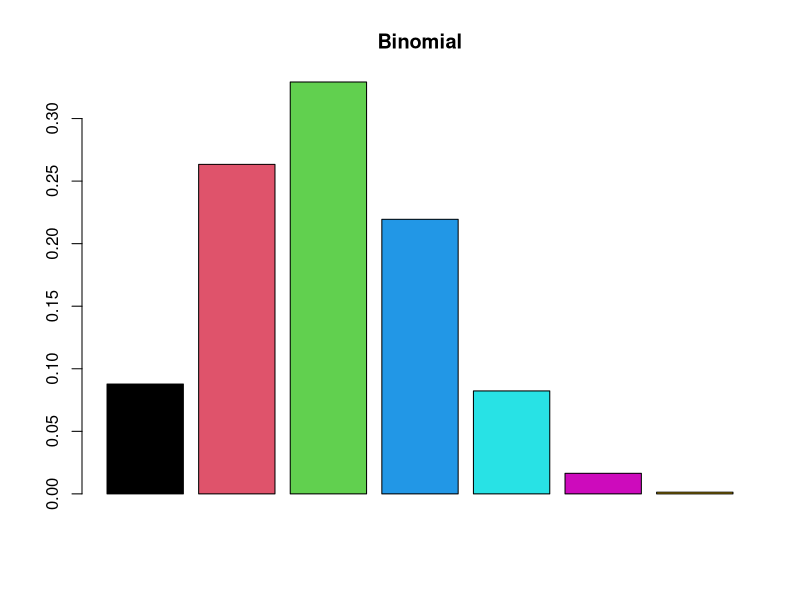
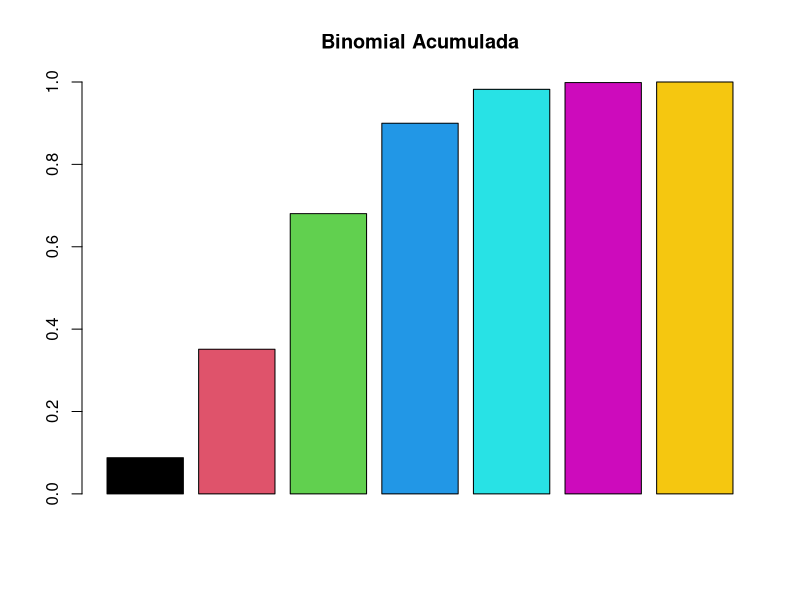
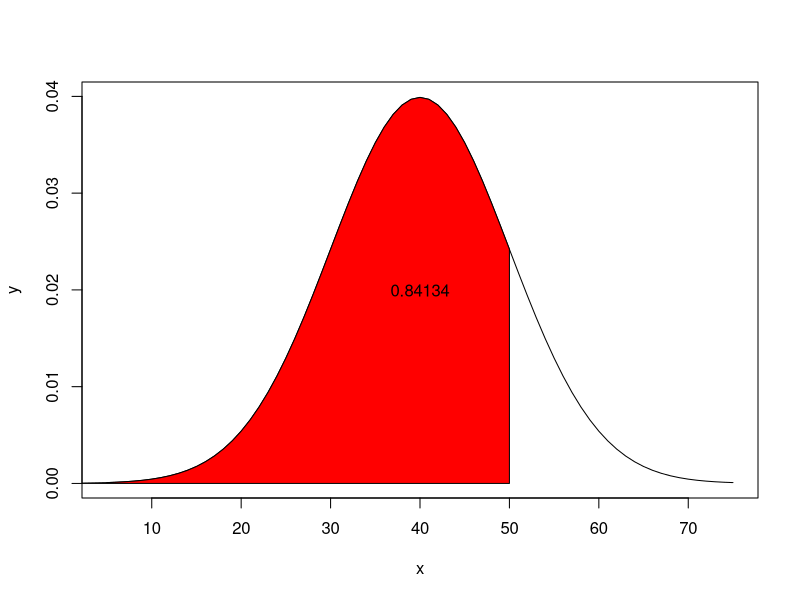
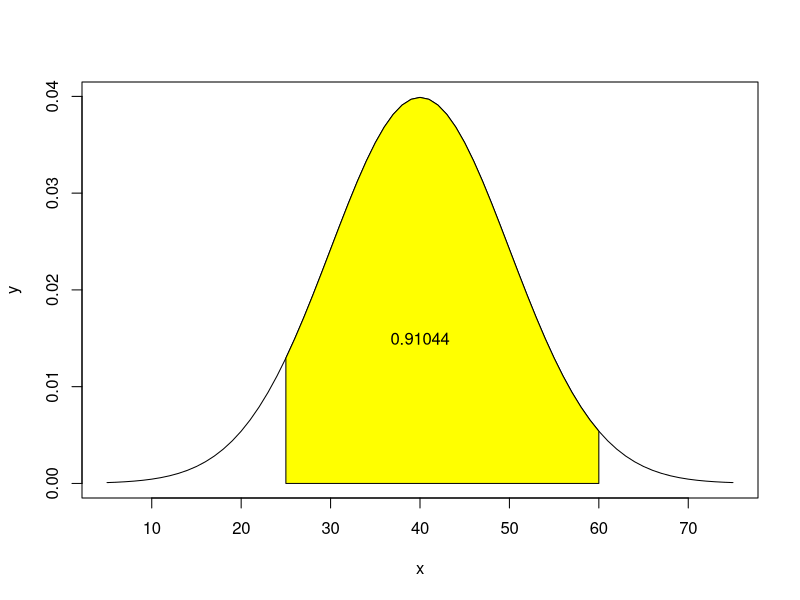
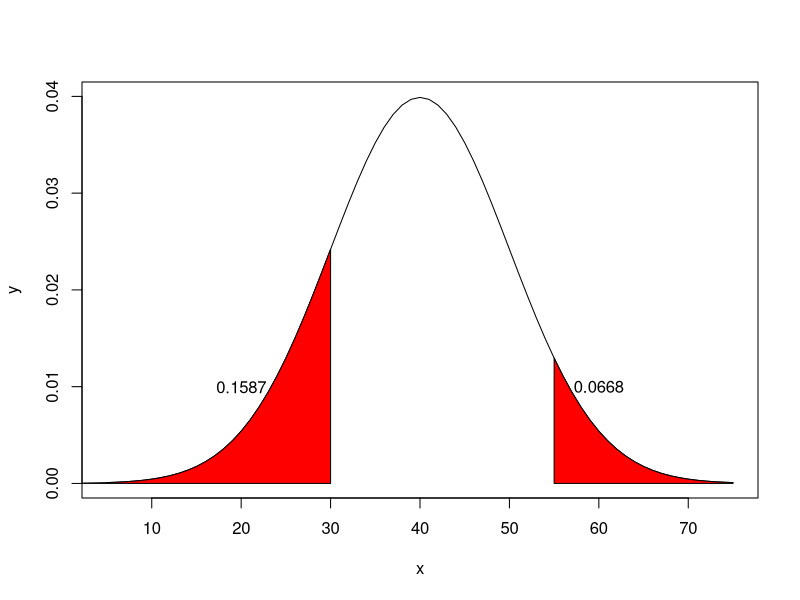

Source code (R) for these figures, in order:
#Comandos R
# d -> calcula a densidade de probabilidade f(x) no ponto;
# p -> calcula a função de probabilidade acumulada F(x) no ponto;
# q -> calcula o quantil correspondente a uma dada probabilidade
#(inversa da função distribuição acumulada);
# r -> retira uma amostra aleatória da distribuição.

#Distribuicoes discretas

#Uniforme
  #Esperanca = (b + a)/2 | a < b
  #Variancia = [(b - a + 1)^2 - 1]/12
  #Desvio Padrao = (Variancia)^(1/2)
  #Tambem temos acumulado na uniforme
  #P(X < n) = P(1) + ... + P(n) || P(x < n) P(1) * (n - 1)


#Bernoulli - Taxa de sucesso P(S) || Taxa de fracasso P(F)
  #P(S) + P(F) = 1
  
  #Esperança = P(S)
  #Variancia = P(S) + P(F)

#Binomial -> (Combinação de n,K) * p^k * p^(n-k)
#(combinalçao de n,k) = choose(n,k)
# n = numero de tentativas
# k = numero de vezes que ocorreu o sucesso
# p = probabilidade de sucesso

#Media = n * p
#var = n * p * q
#Desvio padrao = (var)^(1/2)

#Comando no R
  #dbinom(k, n, p)

  #Ex: Prova com 4 questões e 5 alternativas, qual P de acertar 
#3 das 4 questões dadas?

dbinom(3, 4, 1/5)

  #Ex: Voo diario com chance de turbulencia de 0,4. Em uma semana de voo,
#qual a chance de ter turbulencia em pelo menos 3 deles?
#de 3 a 7 turbulencias.
#Acumulativa, ou seja, pbinom(k, n, p)

1 - pbinom(2, 7, 0.4)
pbinom(2, 7, 0.4, FALSE) #Quando eu quero saber P(x >= k)

  #Ex: Vasco e botafogo jogam 6 vezes, as chances do vasco vencer é 1/3.
#Qual p do vasco ganhar no máximo 2 partidas?
pbinom(2, 6, 1/3)

#Plot das taxas de sucesso do vasco e das taxas de sucesso acumuladas

x <- numeric()
y <- numeric()
for(i in 1:7) x[i] <- c (dbinom(i - 1, 6, 1/3))
x <- dbinom(0:6, 6, 1/3)

for(i in 1:7) y[i] <- c (pbinom(i - 1, 6, 1/3))
y <- pbinom(0:6, 6, 1/3)

barplot(x, col=1:7, main="Binomial")
barplot(y, col=1:7, main=" Binomial Acumulada ")

#P = a probabilidade acumulada que queremos testar
#qbinom(P,n,p)

#Ex: Jogamos uma moeda 10 vezes, com 0.5 de P(s) de obter cara
#Queremos saber o número mínimo de sucessos k | a probabilidade
#acumulada de obter até k sucessos seja 90% ou mais.
qbinom(0.9, 10, 0.5)

#Poisson - Usada para modelar a ocorrencia de eventos discretos
#dentro de um intervalo de tempo ou espaço.

#P(X) = (e^lambda * lambda^x)*(x!)

#lambda = taxa média de sucessos | lambda > 0
#x = número de sucessos
#e = 2,7182

  #Ex: Numa central telefonica chegam 300 telefonemas por hora.
#a) Qual a p de num minuto não chegar nenhuma chamada?
  #lambda = 300/h || 300/60 = 5/min.
  #x = 0.
  #[e^(-5)*5^0] * 0! -> Em código, dpois(x, lambda) ->
dpois(0, 5)

#b) Em 2 minutos haja 2 chamadas
  #lambda = 10
  #x = 2
dpois(2, 10)

#c) Qual P(x) da capacidade da mesa ser ultrapassada, sabendo
#que a capacidade da mesma eh 10/min
  #lambda = 5 -> Frequencia de 1 minuto
  #x = 10 -> número de sucessos
#False é basicamente quando queremos 1 - p
ppois(10, 5, FALSE)

  #Ex: Num deposito chegam 2,8 caminhoes/hora, determine a probabilidade
#de chegarem 2 ou mais caminhões.
  #lambda = 2,8/hora

#a)Em um periodo de 0,5 horas
#Aqui x = 1 para indicar que queremos valores maiores que 1,
#ou seja, pelo menos 2.
ppois(1, 1.4, FALSE)

#b)Em um período de 1 hora
ppois(1, 2.8, FALSE)

#c)Em um período de 2 horas
ppois(1, 5.6, FALSE)

  #Ex: A média de alunos aprovados é 23 alunos.
#lambda = 23
#a) Qual P(x = 17)?
dpois(17, 23)

#c) Qual P(x <= 19)?
ppois(19, 23)

#d) Qual P(x > 19)?
ppois(19, 23, FALSE)

#e) Quantidade de aprovados se a probabilidade acumulada
#for de 80%
qpois(p = 0.80, lambda = 23)

#Ex: Numero de afogamentos por fim de semana é de 2 para cada 50k habitantes
#a) Qual P(x = 5 p/ 200k habitantes)
dpois(5, (2/50000) * 200000)

#b) 112.500 habitantes ocorram pelo menos 3 afogamentos?
ppois(2, ((2/50000) * 112500), FALSE)

#Média = lambda
#Variância = lambda
#Desvio padrão = lambda^(1/2)

#Distribuicoes continuas

#Distribuicao uniforme continua
#Esperança = (b + a)/2
#Variancia = [(b - a)^2]/12
#Desvio padrao = variancia^(1/2)
#Distribuicao acumulativa = [x/(b-a)] - [a/(b-a)] | a <= x <= b

#Ex: Uma máquina envasa detergente líquido de forma que o volume
#tem distribuição Uniforme Contínua com 4900 ≤ y ≤ 5050 ml.

#a) Qual a media e variancia do volume de detergente?
Media <- (5050+4900)/2 
Variancia <- ((5050-4900)^2)/12

#b) Qual a proporção de embalagens com menos de 5000ml?
#punif(x, min, max)
# x = numero que queremos saber a porcentagem
# min e max = Minimo e maximo 
punif(5000, 4900, 5050)

#Ex: Min 5, Max 10, calcular:
#a)P(X < 7)
punif(7, 5, 10)

#b)P(X > 8.5)
punif(8.5, 5, 10, FALSE)

#c) P(8 < x < 9)
punif(9, 5, 10) - punif(8, 5, 10)

#Ex: Latas de coca-cola são enchidas num processo automático segundo uma
#distribuição uniforme no intervalo (em ml) [345,355].

#c) Qualquer lata com volume 4 ml abaixo da média pode gerar
#reclamação do consumidor e com volume 4 ml acima da média pode
#transbordar no momento de abertura, devido à pressão interna. Qual é
#a proporção de latas problemáticas?
punif(346,345, 355) + punif(354, 345, 355, F) #F = FALSE

#Distribuiçãp normal
# u = média
# o = desvio padrão
# x = O valor que queremos saber a porcentagem

#pnorm(x, u, o)

#Ex: Se dissermos que a altura média do homem brasileiro adulto é de 1,70 m, e
#desvio padrão é de 5 cm, estaremos dizendo:

#a) Calcule a % de homens com a altura entre 165 e 175.
pnorm(175, 170, 5) - pnorm(165, 170, 5)

#Ex: Os resultados do experimento ormam uma VA com distribuição normal,
#com média de 40 e desvio padrão de 10
#a) Qual P(x <= 50)
pnorm(50, 40, 10)
  #Caso eu tenha o Z ao invés dos dados, posso fazer
pnorm(1) #Vai me gerar o mesmo resultado.

#Plotando o gráfico dessa questão
x <- seq(5, 75) #Eixo X de 5 
y <- dnorm(x, 40, 10) #Calcula a densidade para cada valor de x
#usando a distribuição normal com esses parametros
plot(x, y, type = "l") #plota a função de densidade normal como uma linha 
#(indicada pelo argumento type = "l").
i <- x <= 50
polygon(c(0,x[i],50), c(0,y[i],0), col="red") 
#Nas 2 linhas acima estamos destacando x <= 50
p <- pnorm(q = 50, mean = 40, sd = 10)
text(40, 0.02, round(p, digits = 5))#Plotando o texto no gráfico
#text(x, y, o que será printado e casas decimais)

#b) Qual P(x >= 35)
pnorm(35, 40, 10, F)

#c) Qual P(25 >= x <= 60)
pnorm(60, 40, 10) - pnorm(25, 40, 10)

#Plot de gráfico
x <- seq(5, 75)
y <- dnorm(x, 40, 10)
plot(x, y, type = "l")
i <- x >= 25 & x <= 60
polygon(c(25, x[i], 60), c(0, y[i], 0), col="yellow")
p <- pnorm(q = 60, mean = 40, sd = 10) - pnorm(q = 25, mean = 40, sd = 10)
text(40, 0.015, round(p, digits = 5))

#d) Qual P(x <= 30 & x >= 55)
pnorm(30, 40, 10) + pnorm(55, 40, 10, F)

x <-seq(5, 75)
y <- dnorm(x, 40, 10)
plot(x, y, type="l")
i1 <- x <= 30
i2 <- x >=55
polygon(c(0, x[i1], 30), c(0, y[i1], 0), col="red")
polygon(c(55, x[i2], 75), c(0, y[i2], 0), col="red")
p1 <- pnorm(30, 40, 10)
p2 <- pnorm(55, 40, 10, F)
text(20, 0.01, round(p1, digits = 4))
text(60, 0.01, round(p2, digits = 4))

#Ex: Durabilidade de um pneu é a distribuição normal
#com media = 60000km e dp = 10000km

#a) Qual P(x > 75000)?
pnorm(75000, 60000, 10000, F)

#se ele desse o z, que era z = 1,5
#Como queremos saber x > 75k, utilizaremos lower.tail
#Ou seja, o nosso Z terá sinal invertido
pnorm(-1.5)

#b) Qual P(50000 >= x >= 70000)
pnorm(70000, 60000, 10000) - pnorm(50000, 60000, 10000)

#d) Qual P(x = 70000)
#P(X = 70000) = 0
#Isso ocorre porque, em distribuições contínuas, a probabilidade associada a um
#único ponto é infinitesimalmente pequena (tende a zero).

#e) De quantos km precisamos para que somente 1% dos pneus sejam selecionados?
#P(X < x) = 0.01
#qnorm(p, media, dp) -> Descobrir o número que representa a uma probabilidade
#p = a probabilidade que queremos achar o número que a representa
qnorm(.01, 60000, 10000)

#Ex: Suponha que as amplitudes de vida de dois aparelhos
#elétricos, D1 e D2, tenham distribuições N(42, 6^2) e N(45, 3^2)
#respectivamente. Se os aparelhos são feitos para ser usados por um período de 45 horas, responda.

#a) Qual aparelho deverá ser escolhido?
a1 <- pnorm(45, 42, 6, F)
a2 <- pnorm(45, 45, 3, F)
a1;a2
#a1 = .69 e a2 = .5
#Logo, a resposta é aparelho 1

#b) E se for por um período de 49 horas?
pnorm(49, 42, 6, F)
pnorm(49, 45, 3, F)

#Ex: O diametro do eixo principal de um disco rigido tem distribuição normal
#com media = 25.08 e dp = 0.05. Se as especificações para esse eixo
#são 25 +- 0.15, determine o percentual de unidades em conformidade.

pnorm(25.15, 25.08, 0.05) - pnorm(24.85, 25.08, 0.05)

#Ex: A nota de estatistica se distribui normalmente com media = 6.4
#e dp = 0.8. Em uma sala com 80 alunos, quantos terão?

#a) Nota < 5
p = pnorm(5, 6.4, 0.8)
p * 80

#b) 5 >= nota >= 7.5
(pnorm(7.5, 6.4, 0.8) - pnorm(5, 6.4, 0.8)) * 80

#c) nota >7.5
pnorm(7.5, 6.4, 0.8, F) * 80

#Ex: A VA "Retornos do contrato futuro de soja na bolsa de Chicago"
#(100 retornos) possui distribuição normal com media = 0.18 % ao dia
#e dp = 1.17% ao dia.

#a) qual P((0.18/100) >= retorno >= (2/100)) por dia?

pnorm(2/100, 0.18/100, 1.17/100) - pnorm(0.18/100, 0.18/100, 1.17/100)

#b) Qual P(retorno > 2/100)
pnorm(2/100, 0.18/100, 1.17/100, F)

#Ex:Uma cidade tem media = 170cm de altura dos jovens, com variancia = 36cm^2.

#a) Qual P(x > 179cm) ?
#Se variancia é 36cm^2, dp = 36^(1/2) -> dp = 6cm

pnorm(179, 170, 6, F)

#b) Qual altura que a probabilidade de encontrarmos valores menores que ela
#seja 80%?
qnorm(.8, 170, 6)

#Ex: O tempo gasto no vestibular tem média = 120min e
#dp = 15min

#a) Qual P(x < 100 min)?
pnorm(100, 120, 15)

#b) Qual P(x) | 95% terminem no prazo estibulado?
#Tenho porcentagem
qnorm(.95, 120, 15)

#N(220, 16)
#Ou seja, media = 220, dp = 16^(1/2) -> 4
#a) P(X <= k) = 0.01
qnorm(.01, 220, 4)